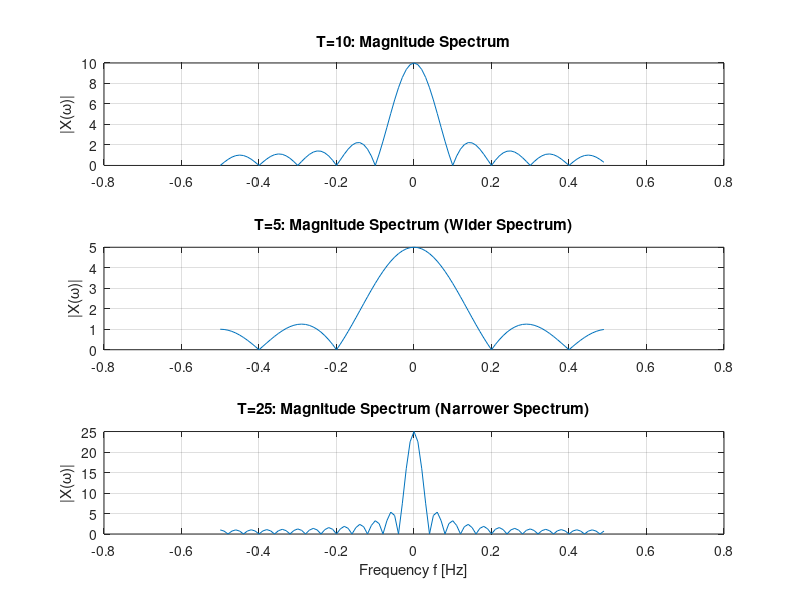
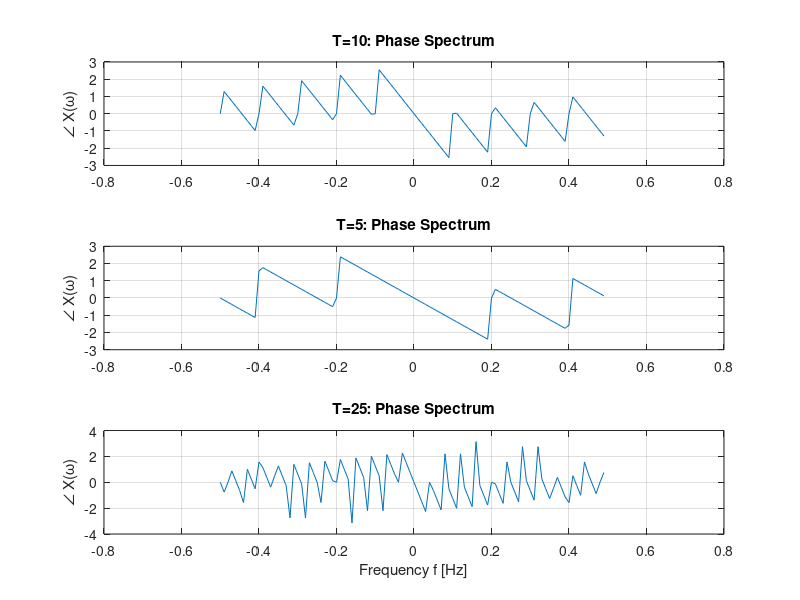

The MATLAB script that drew these images, in order:
clf;
clc;
clear;

N = 100;
f = (-(N/2):1:(N/2)-1)*(1/N);
PulseWidth = 10;
x10 = [ones(1, PulseWidth), zeros(1, N - PulseWidth)];
Xf10 = fft(x10);

PulseWidth = 5;
x5 = [ones(1, PulseWidth), zeros(1, N - PulseWidth)];
Xf5 = fft(x5);

PulseWidth = 25;
x25 = [ones(1, PulseWidth), zeros(1, N - PulseWidth)];
Xf25 = fft(x25);

figure;
subplot(3,1,1);
plot(f, fftshift(abs(Xf10))); grid on;
title('T=10: Magnitude Spectrum'); ylabel('|X(\omega)|');

subplot(3,1,2);
plot(f, fftshift(abs(Xf5))); grid on;
title('T=5: Magnitude Spectrum (Wider Spectrum)'); ylabel('|X(\omega)|');

subplot(3,1,3);
plot(f, fftshift(abs(Xf25))); grid on;
title('T=25: Magnitude Spectrum (Narrower Spectrum)');
xlabel('Frequency f [Hz]'); ylabel('|X(\omega)|');

figure;
subplot(3,1,1);
plot(f, fftshift(angle(Xf10))); grid on;
title('T=10: Phase Spectrum'); ylabel('\angle X(\omega)');

subplot(3,1,2);
plot(f, fftshift(angle(Xf5))); grid on;
title('T=5: Phase Spectrum'); ylabel('\angle X(\omega)');

subplot(3,1,3);
plot(f, fftshift(angle(Xf25))); grid on;
title('T=25: Phase Spectrum');
xlabel('Frequency f [Hz]'); ylabel('\angle X(\omega)');
